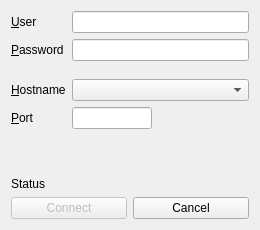
<?xml version="1.0" encoding="UTF-8"?>
<ui version="4.0">
    <class>Dialog</class>
    <widget class="QDialog" name="Dialog">
        <property name="geometry">
            <rect>
                <x>0</x>
                <y>0</y>
                <width>260</width>
                <height>230</height>
            </rect>
        </property>
        <property name="minimumSize">
            <size>
                <width>260</width>
                <height>230</height>
            </size>
        </property>
        <property name="maximumSize">
            <size>
                <width>260</width>
                <height>230</height>
            </size>
        </property>
        <property name="windowTitle">
            <string>Login</string>
        </property>
        <layout class="QVBoxLayout" name="verticalLayout">
            <item>
                <layout class="QFormLayout" name="formLayout">
                    <item row="0" column="0">
                        <widget class="QLabel" name="laUsername">
                            <property name="text">
                                <string>&amp;User</string>
                            </property>
                            <property name="buddy">
                                <cstring>ui_username</cstring>
                            </property>
                        </widget>
                    </item>
                    <item row="0" column="1">
                        <widget class="QLineEdit" name="ui_username">
                            <property name="maximumSize">
                                <size>
                                    <width>200</width>
                                    <height>16777215</height>
                                </size>
                            </property>
                        </widget>
                    </item>
                    <item row="1" column="0">
                        <widget class="QLabel" name="laPassword">
                            <property name="text">
                                <string>&amp;Password</string>
                            </property>
                            <property name="buddy">
                                <cstring>ui_password</cstring>
                            </property>
                        </widget>
                    </item>
                    <item row="1" column="1">
                        <widget class="QLineEdit" name="ui_password">
                            <property name="maximumSize">
                                <size>
                                    <width>200</width>
                                    <height>16777215</height>
                                </size>
                            </property>
                            <property name="echoMode">
                                <enum>QLineEdit::Password</enum>
                            </property>
                        </widget>
                    </item>
                    <item row="2" column="0">
                        <spacer name="frm_v_spacer">
                            <property name="orientation">
                                <enum>Qt::Vertical</enum>
                            </property>
                            <property name="sizeHint" stdset="0">
                                <size>
                                    <width>20</width>
                                    <height>24</height>
                                </size>
                            </property>
                        </spacer>
                    </item>
                    <item row="3" column="0">
                        <widget class="QLabel" name="laHostname">
                            <property name="text">
                                <string>&amp;Hostname</string>
                            </property>
                            <property name="buddy">
                                <cstring>ui_hostname</cstring>
                            </property>
                        </widget>
                    </item>
                    <item row="3" column="1">
                        <widget class="QComboBox" name="ui_hostname">
                            <property name="maximumSize">
                                <size>
                                    <width>200</width>
                                    <height>16777215</height>
                                </size>
                            </property>
                        </widget>
                    </item>
                    <item row="4" column="0">
                        <widget class="QLabel" name="laPort">
                            <property name="text">
                                <string>&amp;Port</string>
                            </property>
                            <property name="buddy">
                                <cstring>ui_port</cstring>
                            </property>
                        </widget>
                    </item>
                    <item row="4" column="1">
                        <widget class="QLineEdit" name="ui_port">
                            <property name="maximumSize">
                                <size>
                                    <width>80</width>
                                    <height>16777215</height>
                                </size>
                            </property>
                        </widget>
                    </item>
                </layout>
            </item>
            <item>
                <spacer name="verticalSpacer">
                    <property name="orientation">
                        <enum>Qt::Vertical</enum>
                    </property>
                    <property name="sizeHint" stdset="0">
                        <size>
                            <width>20</width>
                            <height>60</height>
                        </size>
                    </property>
                </spacer>
            </item>
            <item>
                <widget class="QLabel" name="lbl_status">
                    <property name="enabled">
                        <bool>true</bool>
                    </property>
                    <property name="sizePolicy">
                        <sizepolicy hsizetype="Preferred" vsizetype="Preferred">
                            <horstretch>1</horstretch>
                            <verstretch>0</verstretch>
                        </sizepolicy>
                    </property>
                    <property name="text">
                        <string>Status</string>
                    </property>
                </widget>
            </item>
            <item>
                <layout class="QHBoxLayout" name="bottom_h_layout">
                    <item>
                        <widget class="QPushButton" name="btn_connect">
                            <property name="enabled">
                                <bool>false</bool>
                            </property>
                            <property name="text">
                                <string>Connect</string>
                            </property>
                        </widget>
                    </item>
                    <item>
                        <widget class="QPushButton" name="pbCancel">
                            <property name="text">
                                <string>Cancel</string>
                            </property>
                        </widget>
                    </item>
                </layout>
            </item>
        </layout>
    </widget>
    <resources/>
    <connections>
        <connection>
            <sender>pbCancel</sender>
            <signal>clicked()</signal>
            <receiver>Dialog</receiver>
            <slot>reject()</slot>
            <hints>
                <hint type="sourcelabel">
                    <x>189</x>
                    <y>224</y>
                </hint>
                <hint type="destinationlabel">
                    <x>120</x>
                    <y>124</y>
                </hint>
            </hints>
        </connection>
    </connections>
</ui>
